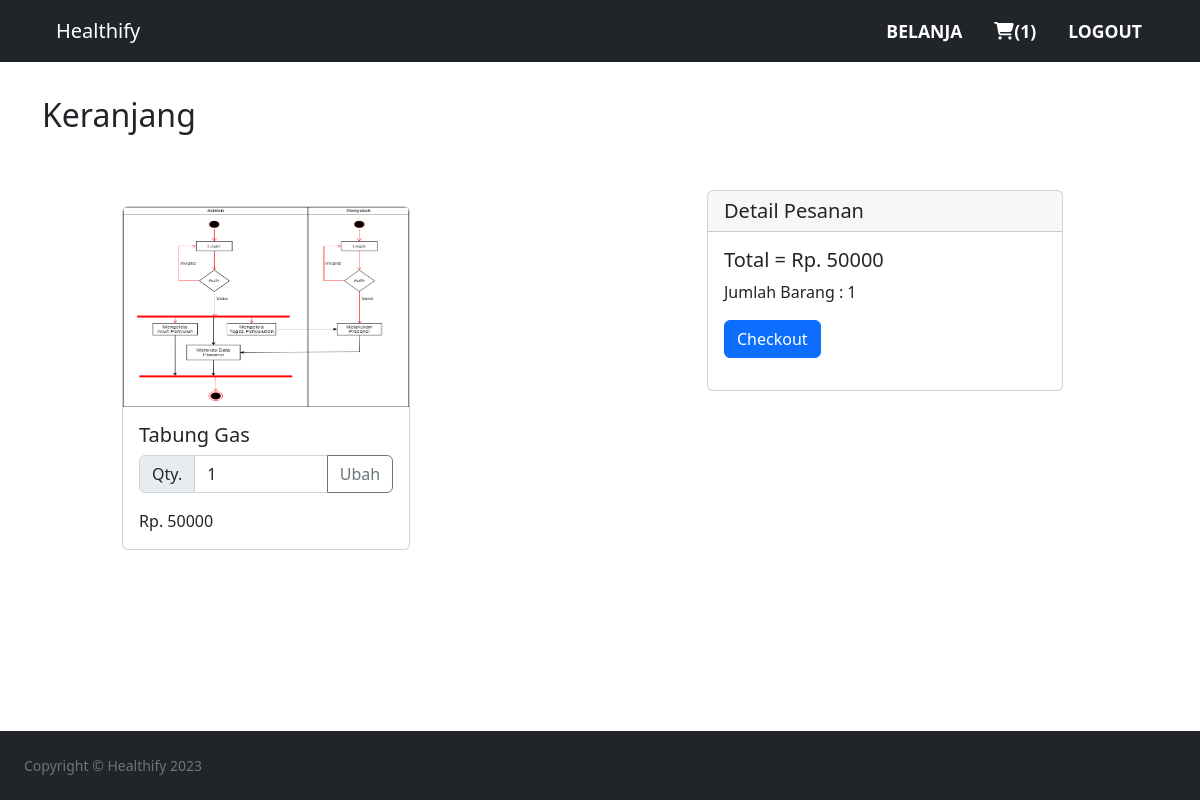
Screenshot of /cart.php (signed in) with the database file from the repository.
### tables this page shows
CREATE TABLE `cart` (
  `cart_id` int(11) NOT NULL,
  `customer_email` varchar(100) NOT NULL,
  `product_id` int(30) NOT NULL,
  `quantity` int(11) NOT NULL,
  `date_added` datetime NOT NULL DEFAULT current_timestamp() ON UPDATE current_timestamp()
);

CREATE TABLE `products` (
  `productID` int(11) NOT NULL,
  `productname` varchar(100) NOT NULL,
  `price` int(11) NOT NULL,
  `category` varchar(100) NOT NULL,
  `product_image` varchar(100) NOT NULL
);

### cart.php (the view, shortened to what this page needs)
<?php include("includes/header.php"); ?>
<?php include("includes/navbar.php"); ?>
<div class="container py-5">
	<h2 class="h-auto py-5">Keranjang</h2>
	<?php
	$customeremail = mysqli_real_escape_string( $conn, $_SESSION[ 'email' ] );
	$query = "SELECT * FROM `cart` INNER JOIN `products` ON cart.product_id = products.productID AND cart.customer_email = '$customeremail' ORDER BY `date_added` DESC";
	$result = mysqli_query($conn, $query) or die(mysqli_error($conn));
	$qty =  mysqli_query($conn, "SELECT sum(quantity) as total FROM `cart` INNER JOIN `products` ON cart.product_id = products.productID AND cart.customer_email = '$customeremail' ORDER BY `date_added` DESC") or die(mysqli_error($conn));
	$data=mysqli_fetch_assoc($qty);
	?>
	<div class="row mb-3">
		<div class="col-7">
			<div class="container-grid">
					<?php
					$totalCost = 0;
					while ($row = mysqli_fetch_array($result)) {
						$totalCost = $totalCost + (int)$row['price']*(int)$row['quantity'];
					?>
						<div class="card m-3" style="width: 18rem;">
							<img src="<?php echo basename('uploads/') . "/" .  $row['product_image']; ?>" class="card-img-top" width="200" height="200">
							<div class="card-body">
								<h5 class="card-title"><?php echo $row['productname'] ?></h5>
								<form method="post" action="quantity.php?id=<?php echo $row['cart_id'] ?>">
								<div class="input-group mb-3">
									<span class="input-group-text">Qty.</span>
									<input type="number" name="quantity" value="<?php echo $row['quantity'] ?>" class="form-control" placeholder="Quantity" aria-describedby="button-addon2">
									<button class="btn btn-outline-secondary" type="submit" name="submit">Ubah</button>
								</div>
								</form>
								<p class="card-text"><?php echo "Rp. " . $row['price']*$row['quantity'] ?></p>
							</div>
						</div>
				<?php
					}
				?>
			</div>
		</div>
		<div class="col-4">
			<div class="card">
				<h5 class="card-header">Detail Pesanan</h5>
				<div class="card-body">
					<h5 class="card-title">Total = Rp.  <?php echo $totalCost ."</h5>"  ?>
					<p class="card-text">Jumlah Barang : <?php echo $data['total'] ."</p>" ?>
					<a href="checkout.php" class="btn btn-primary">Checkout</a></p>
				</div>
			</div>
		</div>
</div>
</div>
	<?php include("includes/footer.php"); ?>

### css/grid.css (style rules this page uses)
.container-grid { margin-left: 10%; display: flex; flex-wrap: wrap; }

### rows the page displays
cart: product.product_image (picture), product.productname "Tabung Gas", quantity "1", $row['price']*$row['quantity'] "50000"

### other values shown
$cartCount "1"
$totalCost "50000"
$data['total'] "1"
